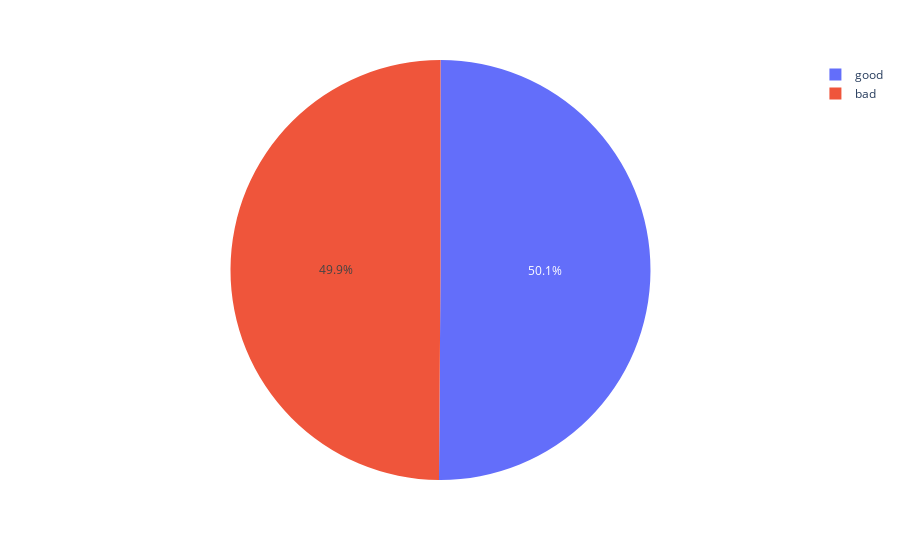

Source (notebook cell):
### Code cell
fig = px.pie(data_downsample, values='sk_id_curr', names= 'target')
fig.show()

### Figure 1 — Plotly figure (JSON) as saved in the notebook; plotly's stock layout.template omitted (floating-point values rounded to 4 significant figures; data arrays with more than 128 entries replaced by an {"elided": "..."} marker saying what was removed)
{"data": [{"domain": {"x": [0, 1], "y": [0, 1]}, "hovertemplate": "target=%{label}<br>sk_id_curr=%{value}<extra></extra>", "labels": {"elided": "49650 str values"}, "legendgroup": "", "name": "", "showlegend": true, "type": "pie", "values": {"elided": "49650 int values"}}], "layout": {"legend": {"tracegroupgap": 0}, "margin": {"t": 60}}}
